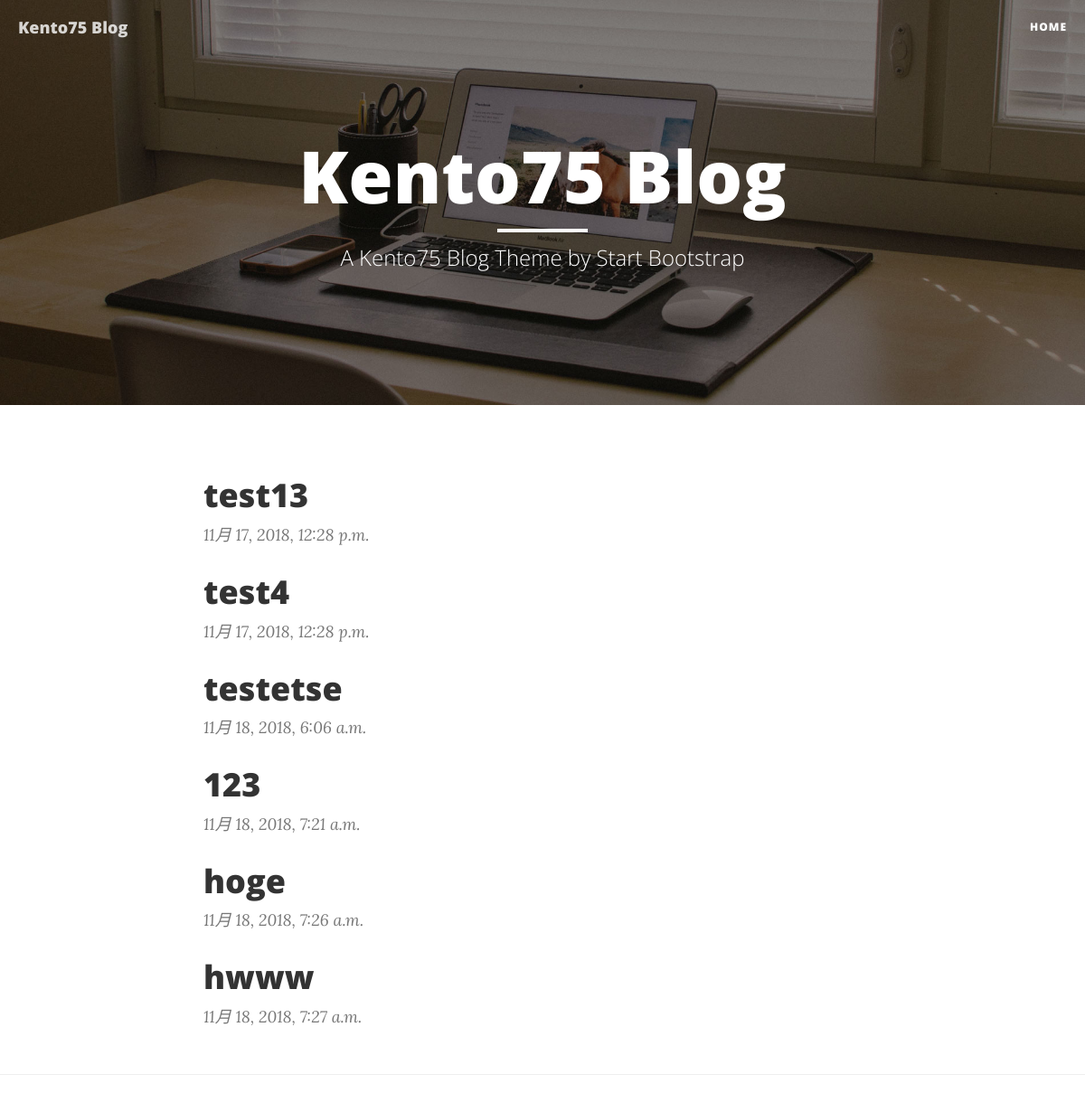
Before: / with the older database file.
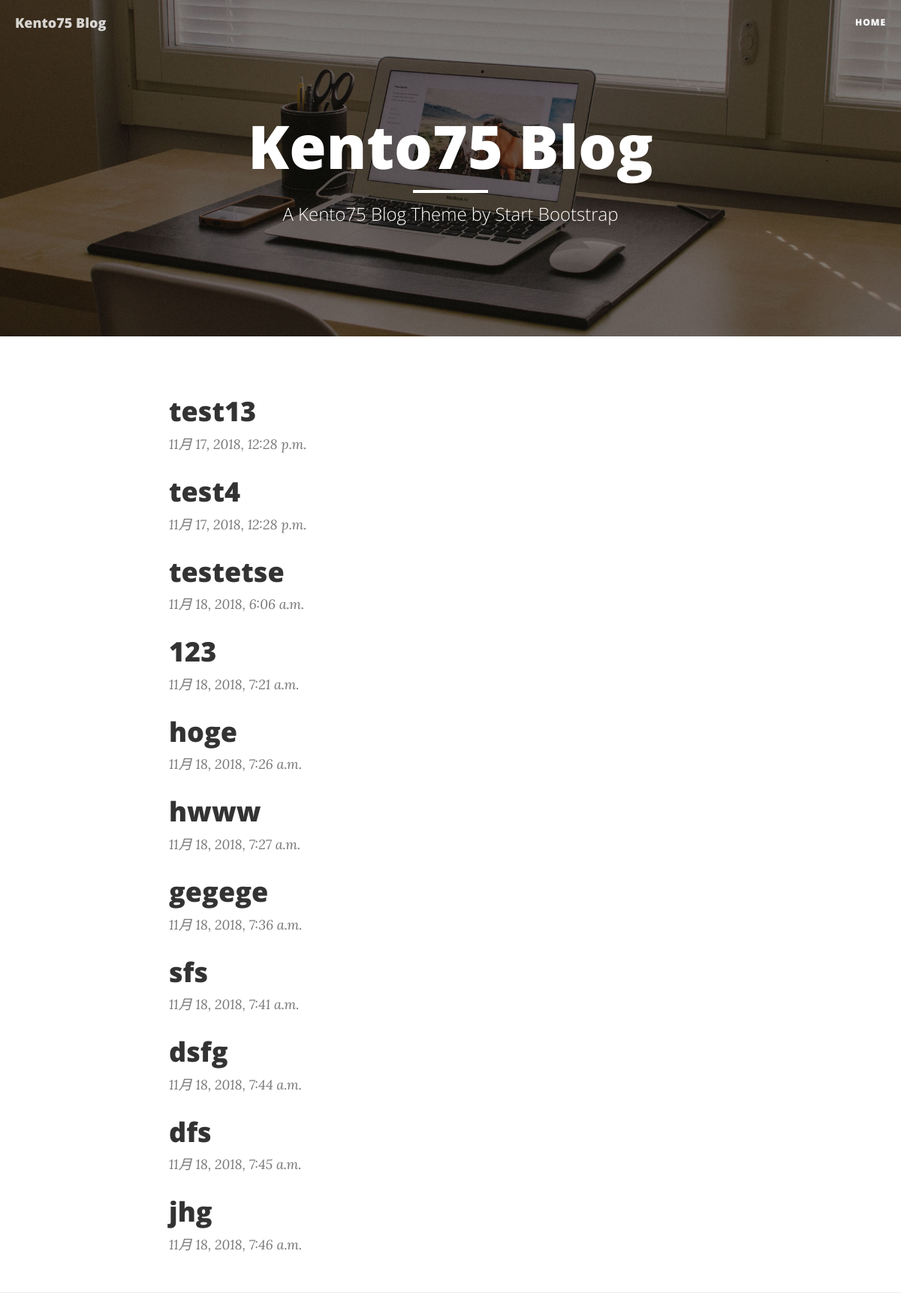
After: the same page with the newer database file.
### blog/models.py (models this page shows)
class Blog(models.Model):
    content = models.CharField(max_length=140)
    posted_date = models.DateTimeField(auto_now_add=True)

### blog/views.py (the view)
# urls.py: path('', BlogListView.as_view(), name='index'),                    # 記事一覧画面
class BlogListView(ListView):
    model = Blog
    context_object_name = 'blogs'

### blog/templates/blog/blog_list.html
{% extends "base.html" %}
{% block body %}
<div class="row">
  <div class="col-lg-8 col-lg-offset-2 col-md-10 col-md-offset-1">
    {% for blog in blogs %}
    <div class="post-preview">
      <a href="{% url 'detail' blog.pk %}">
        <h2 class="post-title">
          {{ blog.content }}
        </h2>
      </a>
      <p class="post-meta"> {{ blog.posted_date }}</p>
    </div>
    {% endfor %}
  </div>
</div>
{% endblock %}

### blog/templates/base.html (shortened to what this page needs)
{% load static %}
<!DOCTYPE html>
<html lang="en">
<head>
  <link href="{% static 'vendor/bootstrap/css/bootstrap.min.css' %}" rel="stylesheet">
  <link href="{% static 'css/clean-blog.min.css' %}" rel="stylesheet">
</head>
<body>
{% include "navi.html" %}
<header class="intro-header" style="background-image: url({% static 'img/home-bg.jpg' %})">
  <div class="container">
    <div class="row">
      <div class="col-lg-8 col-lg-offset-2 col-md-10 col-md-offset-1">
        <div class="site-heading">
          <h1>Kento75 Blog</h1>
          <hr class="small">
          <span class="subheading">A Kento75 Blog Theme by Start Bootstrap</span>
        </div>
      </div>
    </div>
  </div>
</header>
<div class="container">
  {% block body %}{% endblock %}
</div>
<hr>
</body>
</html>

### blog/templates/navi.html (shortened to what this page needs)
<nav class="navbar navbar-default navbar-custom navbar-fixed-top">
  <div class="container-fluid">
    <div class="navbar-header page-scroll">
      <a class="navbar-brand" href="{% url 'index' %}">Kento75 Blog</a>
    </div>
    <div class="collapse navbar-collapse" id="bs-example-navbar-collapse-1">
      <ul class="nav navbar-nav navbar-right">
        <li>
          <a href="{% url 'index' %}">Home</a>
        </li>
      </ul>
    </div>
  </div>
</nav>

Changed rows visible on the page:
added Blog: content "gegege", posted_date "11月 18, 2018, 7:36 a.m."
added Blog: content "sfs", posted_date "11月 18, 2018, 7:41 a.m."
added Blog: content "dsfg", posted_date "11月 18, 2018, 7:44 a.m."
added Blog: content "dfs", posted_date "11月 18, 2018, 7:45 a.m."
added Blog: content "jhg", posted_date "11月 18, 2018, 7:46 a.m."
